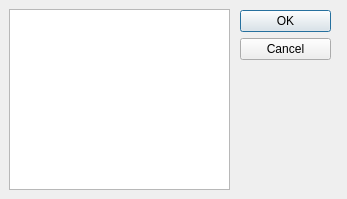
<?xml version="1.0" encoding="UTF-8"?>
<ui version="4.0">
 <class>EnumSetClass</class>
 <widget class="QDialog" name="EnumSetClass">
  <property name="geometry">
   <rect>
    <x>0</x>
    <y>0</y>
    <width>347</width>
    <height>199</height>
   </rect>
  </property>
  <property name="windowTitle">
   <string>EnumSet</string>
  </property>
  <widget class="QDialogButtonBox" name="buttonBox">
   <property name="geometry">
    <rect>
     <x>240</x>
     <y>10</y>
     <width>91</width>
     <height>51</height>
    </rect>
   </property>
   <property name="orientation">
    <enum>Qt::Vertical</enum>
   </property>
   <property name="standardButtons">
    <set>QDialogButtonBox::Cancel|QDialogButtonBox::Ok</set>
   </property>
  </widget>
  <widget class="QListWidget" name="lstValues">
   <property name="geometry">
    <rect>
     <x>9</x>
     <y>9</y>
     <width>221</width>
     <height>181</height>
    </rect>
   </property>
  </widget>
 </widget>
 <layoutdefault spacing="6" margin="11"/>
 <resources/>
 <connections>
  <connection>
   <sender>buttonBox</sender>
   <signal>accepted()</signal>
   <receiver>EnumSetClass</receiver>
   <slot>accept()</slot>
   <hints>
    <hint type="sourcelabel">
     <x>285</x>
     <y>35</y>
    </hint>
    <hint type="destinationlabel">
     <x>173</x>
     <y>99</y>
    </hint>
   </hints>
  </connection>
  <connection>
   <sender>buttonBox</sender>
   <signal>rejected()</signal>
   <receiver>EnumSetClass</receiver>
   <slot>reject()</slot>
   <hints>
    <hint type="sourcelabel">
     <x>285</x>
     <y>35</y>
    </hint>
    <hint type="destinationlabel">
     <x>173</x>
     <y>99</y>
    </hint>
   </hints>
  </connection>
 </connections>
</ui>
